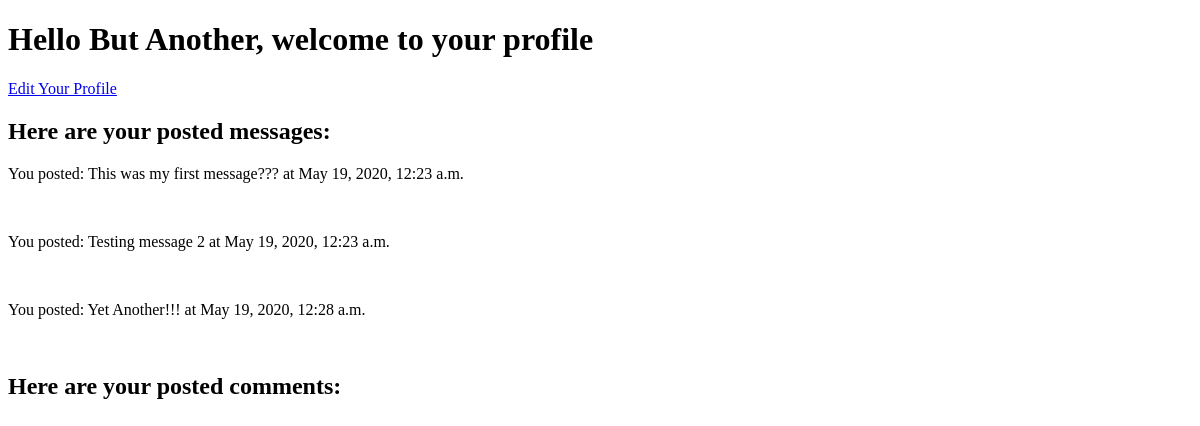
The app's page /profile/7, older data.
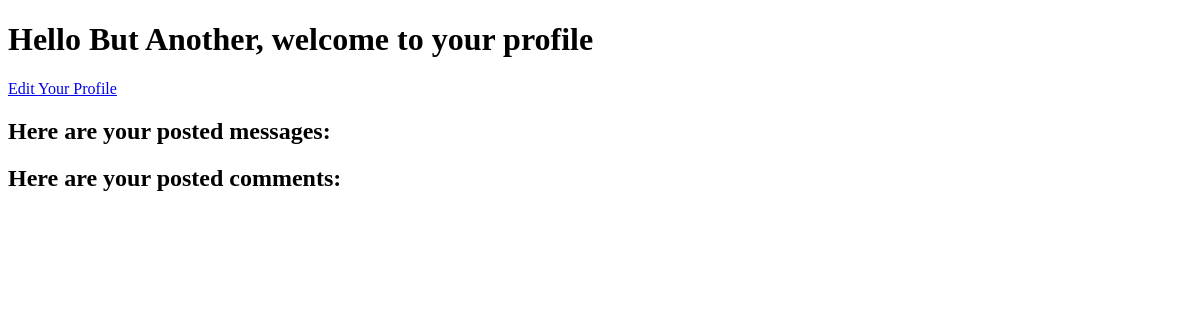
The same page, newer data.
### log_reg/models.py (models this page shows)
class Message(models.Model):
    message = models.CharField(max_length=255)
    poster = models.ForeignKey(User, related_name='messages', on_delete=models.CASCADE)
    created_at = models.DateTimeField(auto_now=True)
    likes = models.ManyToManyField(User, related_name="messages_likes")
    updated_at = models.DateTimeField(auto_now_add=True)

### log_reg/views.py (the view)
# urls.py: path('profile/<int:user_id>', views.profile),
def profile(request, user_id):
    context = {
        'user': User.objects.get(id=user_id)
    }
    return render(request, 'profile.html', context)

### log_reg/templates/profile.html (shortened to what this page needs)
<!DOCTYPE html>
<html lang="en">
<head>
</head>
<body>
    <h1>Hello {{user.first_name}} {{user.last_name}}, welcome to your profile</h1>
    <a href="/edit/{{user.id}}">Edit Your Profile</a>
    <h2>Here are your posted messages:</h2>
    {% for mess in user.messages.all %}
    <p>You posted: {{mess.message}} at {{mess.created_at}}</p><br>
    {% endfor %}
    <h2>Here are your posted comments:</h2>
</body>
</html>

Row changes from the older to the newer data that the page shows:
removed Message: message "This was my first message???", created_at "May 19, 2020, 12:23 a.m."
removed Message: message "Testing message 2", created_at "May 19, 2020, 12:23 a.m."
removed Message: message "Yet Another!!!", created_at "May 19, 2020, 12:28 a.m."
